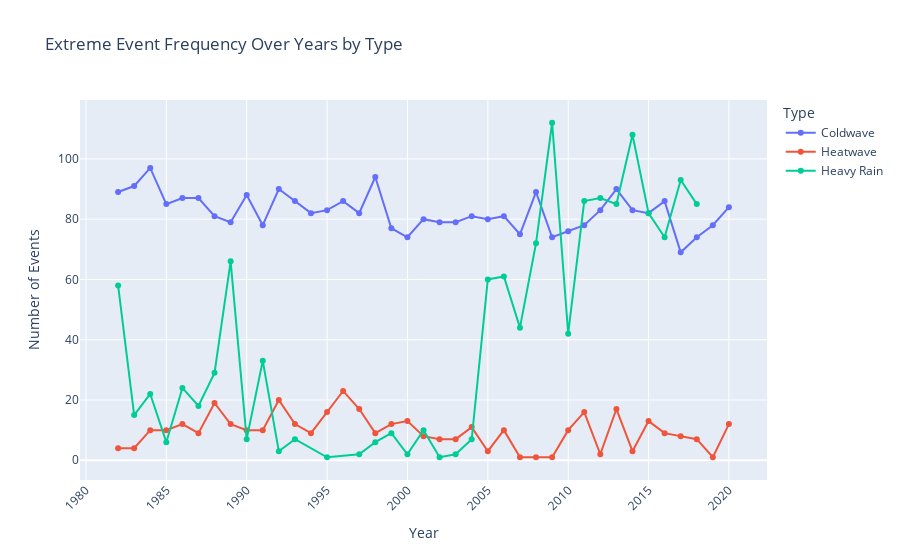
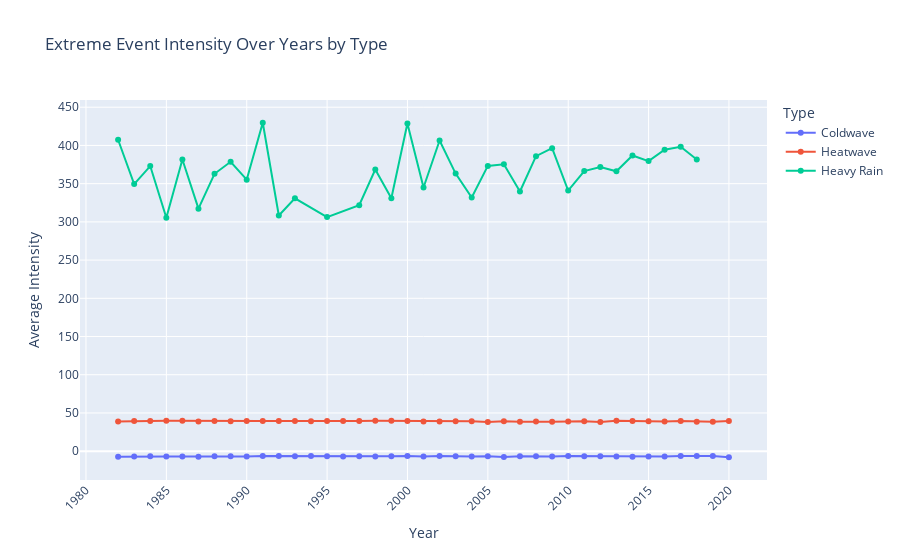

Notebook code cell kept with these figures, in order:
### Code cell
# Already grouped by event_type and year before
extreme_frequency = extreme_events.groupby([pd.Grouper(key='date', freq='Y'), 'event_type']).size().reset_index(name='event_count')

# Plot frequency trend
import plotly.express as px

fig = px.line(
    extreme_frequency,
    x='date',
    y='event_count',
    color='event_type',
    markers=True,
    title='Extreme Event Frequency Over Years by Type',
    labels={'event_count': 'Number of Events', 'date': 'Year', 'event_type': 'Type'}
)

fig.update_layout(xaxis_tickangle=-45)
fig.show()

# For each event type, define intensity based on the causing variable
def calculate_intensity(row):
    if row['event_type'] == 'Heavy Rain':
        return row['prectot']
    elif row['event_type'] == 'Heatwave':
        return row['t2m_max']
    elif row['event_type'] == 'Coldwave':
        return row['t2m_min']
    elif row['event_type'] == 'Windstorm':
        return row['ws10m_max']
    else:
        return np.nan

# Apply
extreme_events['intensity'] = extreme_events.apply(calculate_intensity, axis=1)

# Group average intensity per year and event type
extreme_intensity = extreme_events.groupby([pd.Grouper(key='date', freq='Y'), 'event_type'])['intensity'].mean().reset_index()

# Plot intensity trend
fig = px.line(
    extreme_intensity,
    x='date',
    y='intensity',
    color='event_type',
    markers=True,
    title='Extreme Event Intensity Over Years by Type',
    labels={'intensity': 'Average Intensity', 'date': 'Year', 'event_type': 'Type'}
)

fig.update_layout(xaxis_tickangle=-45)
fig.show()
